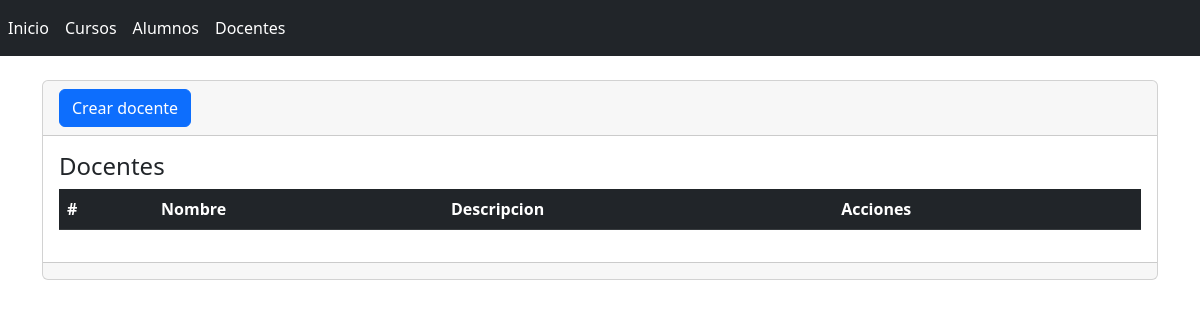
The page /docentes on the database as committed earlier.
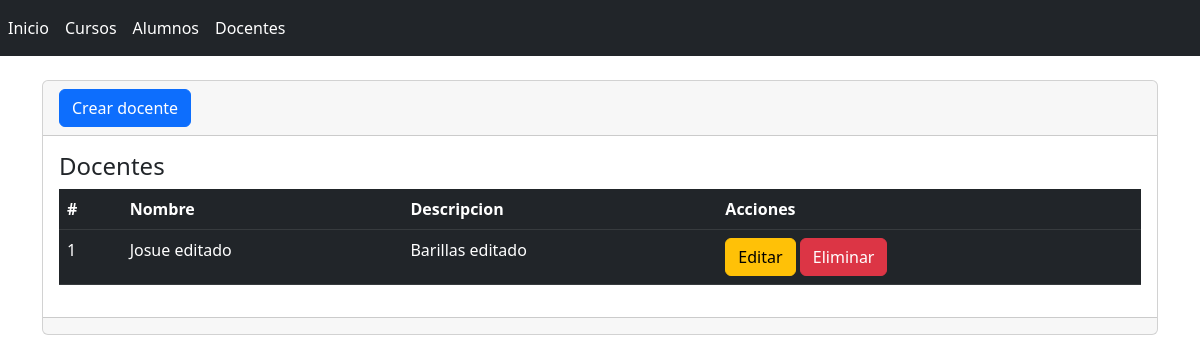
The same page on the database as committed later.
### docente/models.py (models this page shows, shortened)
class Docente(models.Model):
    id = models.AutoField(primary_key=True)#id auto_increment
    nombres= models.CharField(max_length=255,verbose_name="Nombres")#campo de texto
    apellidos= models.TextField(null=False,verbose_name="Apellidos")

### docente/views.py (the view)
# urls.py: path('docentes',views.docentes,name='docentes'),
def docentes(request):
    docentes=Docente.objects.all()#se consulta los docentes
    return render(request, 'docentes/index.html',{'docentes': docentes})#nombre y valor

### docente/templates/docentes/index.html (shortened to what this page needs)
{% extends "base.html" %}
{% block contenido %}
<div class="card">
    <div class="card-header">
        <a name="" id="" class="btn btn-primary" href="{% url 'crearDocente' %}" role="button">Crear docente</a>
    </div>
    <div class="card-body">
        <h4 class="card-title">Docentes</h4>
        <div class="table-responsive">
            <table class="table table-dark">
                <thead>
                    <tr>
                        <th scope="col">#</th>
                        <th scope="col">Nombre</th>
                        <th scope="col">Descripcion</th>
                        <th scope="col">Acciones</th>
                    </tr>
                </thead>
                <tbody>
                    {% for docente in docentes %}
                    <tr>
                        <td>{{ docente.id }}</td>
                        <td>{{ docente.nombres }}</td>
                        <td>{{ docente.apellidos }}</td>
                        <td>
                            <a name="" id="" class="btn btn-warning" href="{% url 'editarDocente' docente.id %}" role="button">Editar</a>
                            <a name="" id="" class="btn btn-danger" href="{% url 'eliminarDocente' docente.id %}" role="button">Eliminar</a>
                        </td>
                    </tr>
                    {% endfor %}
                </tbody>
            </table>
        </div>
    </div>
    <div class="card-footer text-muted">
    </div>
</div>
{% endblock %}

Rows that differ between the two databases and show on the page:
added Docente: id "1", nombres "Josue editado", apellidos "Barillas editado"
